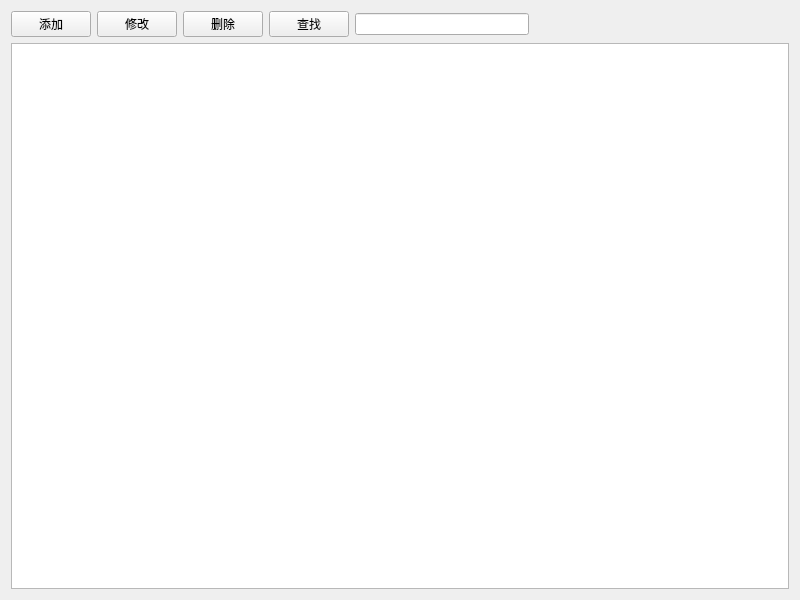
<?xml version="1.0" encoding="UTF-8"?>
<ui version="4.0">
 <class>WarrantyInguiryLayout</class>
 <widget class="QWidget" name="WarrantyInguiryLayout">
  <property name="geometry">
   <rect>
    <x>0</x>
    <y>0</y>
    <width>800</width>
    <height>600</height>
   </rect>
  </property>
  <property name="windowTitle">
   <string>WarrantyInguiryLayout</string>
  </property>
  <layout class="QGridLayout" name="gridLayout">
   <item row="0" column="0">
    <layout class="QHBoxLayout" name="horizontalLayout_2">
     <item>
      <widget class="QPushButton" name="addButton">
       <property name="text">
        <string>添加</string>
       </property>
      </widget>
     </item>
     <item>
      <widget class="QPushButton" name="updateButton">
       <property name="text">
        <string>修改</string>
       </property>
      </widget>
     </item>
     <item>
      <widget class="QPushButton" name="deleteButton">
       <property name="text">
        <string>删除</string>
       </property>
      </widget>
     </item>
     <item>
      <layout class="QHBoxLayout" name="horizontalLayout">
       <item>
        <widget class="QPushButton" name="selectButton">
         <property name="text">
          <string>查找</string>
         </property>
        </widget>
       </item>
       <item>
        <widget class="QLineEdit" name="lineEdit"/>
       </item>
      </layout>
     </item>
     <item>
      <spacer name="horizontalSpacer">
       <property name="orientation">
        <enum>Qt::Orientation::Horizontal</enum>
       </property>
       <property name="sizeHint" stdset="0">
        <size>
         <width>40</width>
         <height>20</height>
        </size>
       </property>
      </spacer>
     </item>
    </layout>
   </item>
   <item row="1" column="0">
    <widget class="QTableView" name="tableView_War"/>
   </item>
  </layout>
 </widget>
 <resources/>
 <connections/>
</ui>
